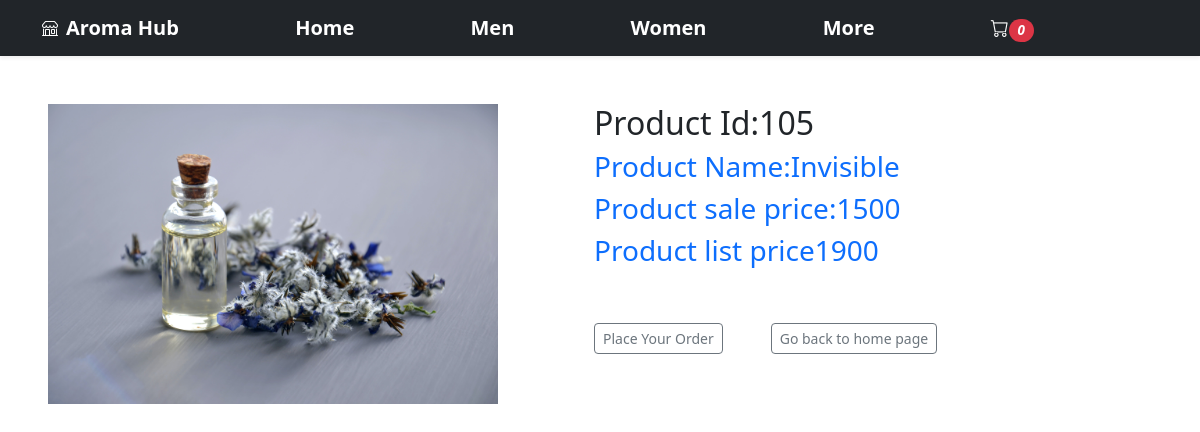
/productpage.php?id=105, run on the app's committed database.
### tables this page shows
CREATE TABLE `Products` (
  `product_id` int NOT NULL,
  `product_name` varchar(100) DEFAULT NULL,
  `product_image` varchar(100) DEFAULT NULL,
  `product_sale_price` int DEFAULT NULL,
  `product_list_price` int DEFAULT NULL
);

### src/productpage.php (the view, shortened to what this page needs)
<!DOCTYPE html>
<html lang="en">
<head>
<link href="https://cdn.jsdelivr.net/npm/bootstrap@5.2.0-beta1/dist/css/bootstrap.min.css" rel="stylesheet">
<link rel="stylesheet" href="https://cdn.jsdelivr.net/npm/bootstrap-icons@1.3.0/font/bootstrap-icons.css">
</head>
<body>
<?php
include "header.php";
if(isset($_GET['id'])){
    $product_id = $_GET['id'];
    $check = "SELECT * FROM Products WHERE product_id = '$product_id'";
    $result = mysqli_query($conn,$check);
    $txt ="";
    foreach($result as $row){
        $txt.="<div style='display:flex'>";
        $txt.="<div>";
        $txt.='<img class="mx-5 mt-5"src="'.$row["product_image"].'"style="height:300px;width:auto;">';
        $txt.="</div>";
        $txt.="<div>";
        $txt.= '<h2 class="text-dark mx-5 mt-5">Product Id:'.$row["product_id"].'</h2>';
        $txt.='<h3 class="text-primary mx-5">Product Name:'.$row["product_name"].'</h3>';
        $txt.='<h3 class="text-primary mx-5">Product sale price:'.$row["product_sale_price"].'</h3>';
        $txt.='<h3 class="text-primary mx-5">Product list price'.$row["product_list_price"].'</h3>';
        $txt.= '<a href="confirmorder.php" class="btn btn-sm btn-outline-secondary mx-5 mt-5" id="purchase"> Place Your Order</a>';
        $txt.= '<a href="index.php" class="btn btn-sm btn-outline-secondary mt-5">  Go back to home page</a>';
        $txt.="</div>";
        $txt.="</div>";
        }
        echo $txt;
}
?>
</body>
</html>

### data on the page
products: product_image (picture), product_id "105", product_name "Invisible", product_sale_price "1500", product_list_price "1900"
